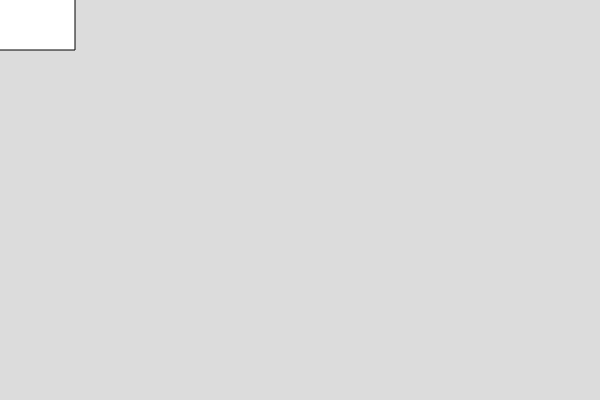
Frame 1 (no input)
Frame 60 (no input): identical to frame 1, image omitted
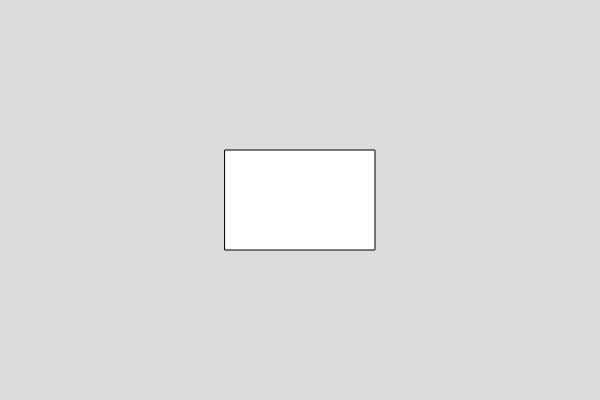
Frame 120 (the mouse pressed at the canvas centre since frame 60)

The p5.js sketch that drew these frames (run headless with seeded random() and noise() and a simulated clock; from frame 60 on, the mouse is pressed at the canvas centre):

// p5.js sketch
// ── sketch.js
function setup() {
  createCanvas(600, 400);
}

function draw() {
  background(220);
  rectMode(CENTER);
  rect(mouseX, mouseY, 150, 100);
}
